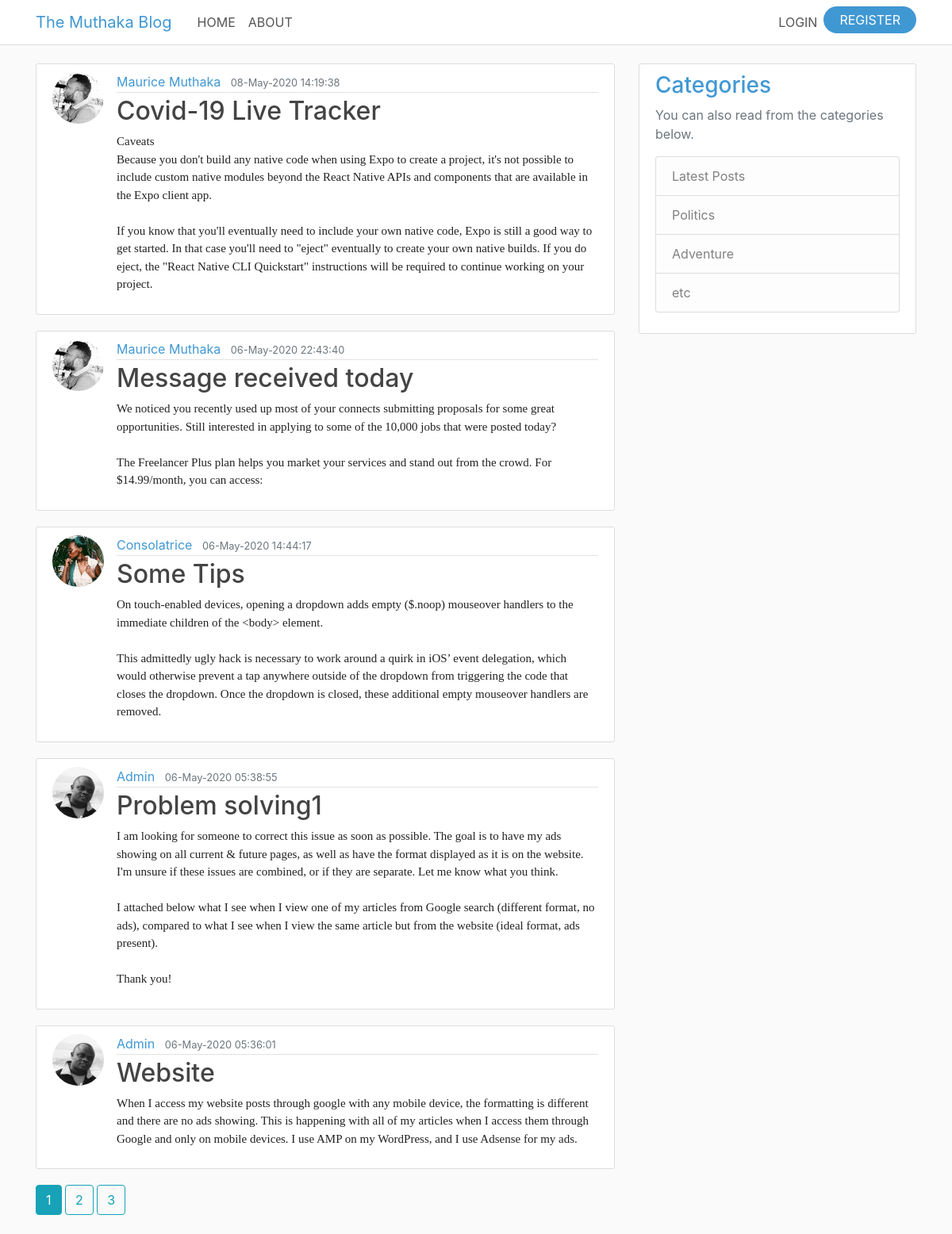
The page /home on the database its author committed.
### models.py (models this page shows, shortened)
class Post(db.Model):
    id = db.Column(db.Integer, primary_key=True)
    title = db.Column(db.String(100), nullable=False)
    date_posted = db.Column(db.DateTime, nullable=False, default=datetime.utcnow)
    content = db.Column(db.Text, nullable=False)
    user_id = db.Column(db.Integer, db.ForeignKey('user.id'), nullable=False)

class User(db.Model, UserMixin):
    id = db.Column(db.Integer, primary_key=True)
    username = db.Column(db.String(20), unique=True, nullable=False)
    email = db.Column(db.String(120), unique=True, nullable=False)
    image_file = db.Column(db.String(20), nullable=False, default='default.jpg')
    password = db.Column(db.String(60), nullable=False)
    posts = db.relationship('Post', backref='autor', lazy=True)

### routes.py (the view)
@app.route('/')
@app.route('/home')
def home():
    page = request.args.get('page', 1, type=int)
    posts = Post.query.order_by(Post.date_posted.desc()).paginate(page=page, per_page=5)
    return render_template("home.html", posts=posts, title="Home")

### templates/home.html
{% extends "layout.html" %}
{% block content %}
    {% for post in posts.items %}
        <article class="media content-section">
          <img class="rounded-circle article-img" src="{{ url_for('static', filename='profile_pics/' + post.autor.image_file) }}">
          <div class="media-body">
            <div class="article-metadata">
              <a class="mr-2 username" href="{{ url_for('user_posts', username=post.autor.username) }}">{{ post.autor.username }}</a>
              <small class="text-muted">{{ post.date_posted.strftime('%d-%b-%Y %X') }}</small>
            </div>
            <h2><a class="article-title" href="{{ url_for('post', post_id=post.id) }}">{{ post.title }}</a></h2>
            <p class="article-content">{{ post.content }}</p>
          </div>
        </article>
    {% endfor %}
    {% for page_num in posts.iter_pages(left_edge=2, right_edge=2, left_current=2, right_current=2) %}
      {% if page_num %}
        {% if posts.page == page_num %}
          <a class="btn btn-info mb-4" href="{{ url_for('home', page=page_num) }}">{{ page_num }}</a>
        {% else %}
          <a class="btn btn-outline-info mb-4" href="{{ url_for('home', page=page_num) }}">{{ page_num }}</a>
        {% endif %}
      {% else %}
        ...
      {% endif %}
    {% endfor %}
{% endblock %}

### templates/layout.html (shortened to what this page needs)
<!DOCTYPE html>
<html lang="en">
<head>
    <link rel="stylesheet" type="text/css" href="../static/bootstrap/css/bootstrap.min.css">
    <link rel="stylesheet" type="text/css" href="../static/bootstrap/css/responsive.css">
    <link rel="stylesheet" type="text/css" href="../static/bootstrap/css/font-awesome.min.css">
    <link rel="stylesheet" type="text/css" href="{{ url_for('static', filename='main.css') }}">
</head>
<body>
    <header class="site-header">
      <nav class="navbar navbar-expand-md navbar-dark bg-steel fixed-top">
        <div class="container">
          <a class="navbar-brand logo mr-4" href="/">The Muthaka Blog</a>
          <div class="collapse navbar-collapse" id="navbarToggle">
            <div class="navbar-nav mr-auto">
              <li class="nav-item">
                <a class="nav-link" href="{{ url_for('home') }}">HOME</a>
              </li>
              <li class="nav-item">
                <a class="nav-link" href="{{ url_for('about') }}">ABOUT</a>
              </li>
            </div>
            <div class="navbar-nav">
                {% if current_user.is_authenticated %}
                    <li class="nav-item">
                      <a class="nav-link" href="{{ url_for('new_post') }}">NEW POST</a>
                    </li>
                    <li class="nav-item dropdown">
                      <a class="nav-link dropdown-toggle" href="#" id="navbarDropdown" role="button" data-toggle="dropdown" aria-haspopup="true" aria-expanded="false">
                        <img class="rounded-circle" src="{{ url_for('static', filename='profile_pics/' + current_user.image_file) }}" style="width: 30px;">
                      </a>
                      <div class="dropdown-menu dropdown-menu-right" aria-labelledby="navbarDropdown">
                        <h5 class="dropdown-header text-success">{{ current_user.username }}</h5>
                        <div class="dropdown-divider"></div>
                        <a class="dropdown-item" href="{{ url_for('account') }}">Account</a>
                        <a class="dropdown-item" href="{{ url_for('logout') }}">Logout</a>
                      </div>
                    </li>
                {% else %}
                  <li class="nav-item">
                    <a class="nav-link" href="{{ url_for('login') }}">LOGIN</a>
                  </li>
                  <li class="nav-item">
                    <a class="nav-link register" href="{{ url_for('register') }}">REGISTER</a>
                  </li>
                {% endif %}
            </div>
          </div>
        </div>
      </nav>
    </header>
    <main role="main" class="container">
      <div class="row">
        <div class="col-md-8">
            {% block content %}{% endblock %}
        </div>
        <div class="col-md-4">
          <div class="content-section">
            <h3>Categories</h3>
            <p class='text-muted'>You can also read from the categories below.
              <ul class="list-group">
                <li class="list-group-item list-group-item-light">Latest Posts</li>
                <li class="list-group-item list-group-item-light">Politics</li>
                <li class="list-group-item list-group-item-light">Adventure</li>
                <li class="list-group-item list-group-item-light">etc</li>
              </ul>
            </p>
          </div>
        </div>
      </div>
    </main>
</body>
</html>

### static/main.css (style rules this page uses)
body { background: #fafafa; color: #333333; margin-top: 5rem; font-family: -apple-system, system-ui, "Segoe UI", Helvetica, Arial, sans-serif, "Apple Color Emoji", "Segoe UI Emoji", "Segoe UI Symbol"; font-weight: 400; }
h1, h2, h3, h4, h5, h6 { color: #4098d3; }
.username { color: #4098d3 !important; }
ul { margin: 0; }
.bg-steel { background-color: #fff; border-bottom: 1px solid #dddddd; }
.logo { color: #4098d3 !important; }
.site-header .navbar-nav .nav-link { color: #555; }
.register { border: 1 px solid #fff; border-radius: 20px; padding: 5px 20px !important; color: #fff !important; background: #4098d3; }
.content-section { background: #ffffff; padding: 10px 20px; border: 1px solid #dddddd; border-radius: 3px; margin-bottom: 20px; box-sizing: border-box; }
.article-title { color: #444444; }
.article-content { white-space: pre-line; font-family: Gotham SSm; color: #222222; font-size: 15px; }
.article-img { height: 65px; width: 65px; margin-right: 16px; }
.article-metadata { padding-bottom: 1px; margin-bottom: 4px; border-bottom: 1px solid #e3e3e3 }

### rows shown on the page
Post: image_file (picture), autor.username "Maurice Muthaka", date_posted "08-May-2020 14:19:38", title "Covid-19 Live Tracker", content "Caveats Because you don't build any native code when using Expo to create a project, it's not possible to include custom native modules beyond the React Native APIs and components that are available in the Expo client app. If you know that you'll eventually need to include your own native code, Expo is still a good way to get started. In that case you'll need to \"eject\" eventually to create your own native builds. If you do eject, the \"React Native CLI Quickstart\" instructions will be required to continue working on your project."
Post: image_file (picture), autor.username "Maurice Muthaka", date_posted "06-May-2020 22:43:40", title "Message received today", content "We noticed you recently used up most of your connects submitting proposals for some great opportunities. Still interested in applying to some of the 10,000 jobs that were posted today? The Freelancer Plus plan helps you market your services and stand out from the crowd. For $14.99/month, you can access:"
Post: image_file (picture), autor.username "Consolatrice", date_posted "06-May-2020 14:44:17", title "Some Tips", content "On touch-enabled devices, opening a dropdown adds empty ($.noop) mouseover handlers to the immediate children of the <body> element. This admittedly ugly hack is necessary to work around a quirk in iOS’ event delegation, which would otherwise prevent a tap anywhere outside of the dropdown from triggering the code that closes the dropdown. Once the dropdown is closed, these additional empty mouseover handlers are removed."
Post: image_file (picture), autor.username "Admin", date_posted "06-May-2020 05:38:55", title "Problem solving1", content "I am looking for someone to correct this issue as soon as possible. The goal is to have my ads showing on all current & future pages, as well as have the format displayed as it is on the website. I'm unsure if these issues are combined, or if they are separate. Let me know what you think. I attached below what I see when I view one of my articles from Google search (different format, no ads), compared to what I see when I view the same article but from the website (ideal format, ads present). Thank you!"
Post: image_file (picture), autor.username "Admin", date_posted "06-May-2020 05:36:01", title "Website", content "When I access my website posts through google with any mobile device, the formatting is different and there are no ads showing. This is happening with all of my articles when I access them through Google and only on mobile devices. I use AMP on my WordPress, and I use Adsense for my ads."

### other values the page prints
{{ page_num }} "1"
{{ page_num }} "2" "3"
